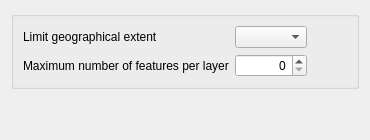
     <widget class="QWidget" name="tab">
      <attribute name="title">
       <string>Limits</string>
      </attribute>
      <layout class="QVBoxLayout" name="verticalLayout">
       <item>
        <widget class="QGroupBox" name="groupBox_14">
         <property name="title">
          <string/>
         </property>
         <layout class="QGridLayout" name="gridLayout_15">
          <item row="1" column="0">
           <widget class="QLabel" name="label_46">
            <property name="text">
             <string>Maximum number of features per layer</string>
            </property>
           </widget>
          </item>
          <item row="0" column="1">
           <widget class="QComboBox" name="featureLimitExtent"/>
          </item>
          <item row="0" column="0">
           <widget class="QLabel" name="label_47">
            <property name="text">
             <string>Limit geographical extent</string>
            </property>
           </widget>
          </item>
          <item row="1" column="1">
           <widget class="QSpinBox" name="maxNumFeaturesPerLayer">
            <property name="sizePolicy">
             <sizepolicy hsizetype="Preferred" vsizetype="Preferred">
              <horstretch>0</horstretch>
              <verstretch>0</verstretch>
             </sizepolicy>
            </property>
            <property name="alignment">
             <set>Qt::AlignRight|Qt::AlignTrailing|Qt::AlignVCenter</set>
            </property>
            <property name="minimum">
             <number>0</number>
            </property>
            <property name="maximum">
             <number>1000000000</number>
            </property>
           </widget>
          </item>
          <item row="0" column="2">
           <spacer name="horizontalSpacer_4">
            <property name="orientation">
             <enum>Qt::Horizontal</enum>
            </property>
            <property name="sizeHint" stdset="0">
             <size>
              <width>40</width>
              <height>20</height>
             </size>
            </property>
           </spacer>
          </item>
         </layout>
        </widget>
       </item>
       <item>
        <spacer name="verticalSpacer_5">
         <property name="orientation">
          <enum>Qt::Vertical</enum>
         </property>
         <property name="sizeHint" stdset="0">
          <size>
           <width>20</width>
           <height>40</height>
          </size>
         </property>
        </spacer>
       </item>
      </layout>
     </widget>
